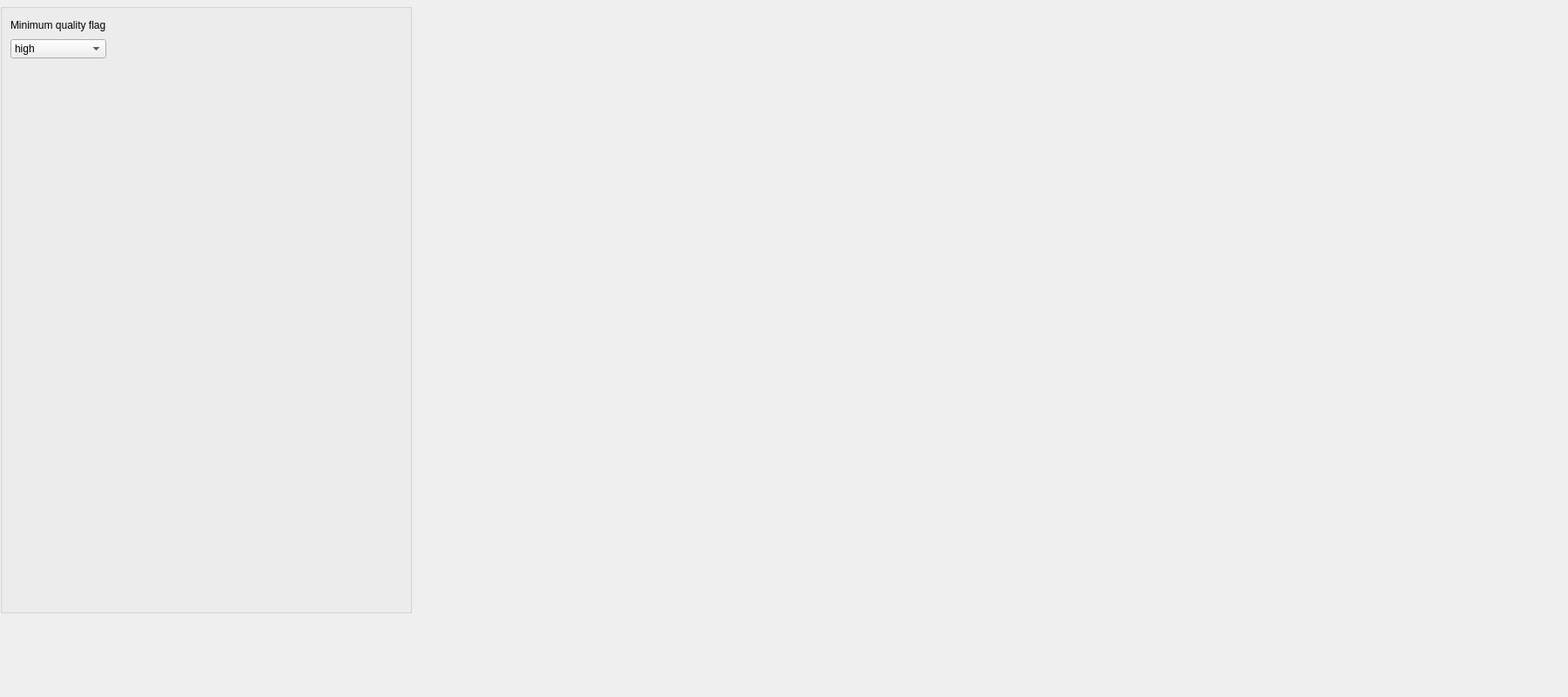
     <widget class="QWidget" name="pandoraTab">
      <property name="minimumSize">
       <size>
        <width>1800</width>
        <height>800</height>
       </size>
      </property>
      <attribute name="title">
       <string>Pandora Filter</string>
      </attribute>
      <widget class="QGroupBox" name="groupBox_filterPandora">
       <property name="geometry">
        <rect>
         <x>0</x>
         <y>4</y>
         <width>473</width>
         <height>700</height>
        </rect>
       </property>
       <property name="sizePolicy">
        <sizepolicy hsizetype="MinimumExpanding" vsizetype="MinimumExpanding">
         <horstretch>0</horstretch>
         <verstretch>0</verstretch>
        </sizepolicy>
       </property>
       <property name="minimumSize">
        <size>
         <width>0</width>
         <height>700</height>
        </size>
       </property>
       <property name="title">
        <string/>
       </property>
       <layout class="QGridLayout" name="gridLayout_6">
        <item row="1" column="0">
         <widget class="QComboBox" name="pandoraQAflagMenu">
          <property name="sizePolicy">
           <sizepolicy hsizetype="Preferred" vsizetype="Preferred">
            <horstretch>0</horstretch>
            <verstretch>0</verstretch>
           </sizepolicy>
          </property>
          <item>
           <property name="text">
            <string>high</string>
           </property>
          </item>
          <item>
           <property name="text">
            <string>medium</string>
           </property>
          </item>
          <item>
           <property name="text">
            <string>low</string>
           </property>
          </item>
         </widget>
        </item>
        <item row="0" column="0">
         <widget class="QLabel" name="pandora_label">
          <property name="text">
           <string>Minimum quality flag</string>
          </property>
         </widget>
        </item>
        <item row="2" column="0">
         <spacer name="verticalSpacer_6">
          <property name="orientation">
           <enum>Qt::Vertical</enum>
          </property>
          <property name="sizeHint" stdset="0">
           <size>
            <width>20</width>
            <height>40</height>
           </size>
          </property>
         </spacer>
        </item>
        <item row="0" column="1">
         <spacer name="horizontalSpacer_7">
          <property name="orientation">
           <enum>Qt::Horizontal</enum>
          </property>
          <property name="sizeHint" stdset="0">
           <size>
            <width>40</width>
            <height>20</height>
           </size>
          </property>
         </spacer>
        </item>
       </layout>
      </widget>
     </widget>
